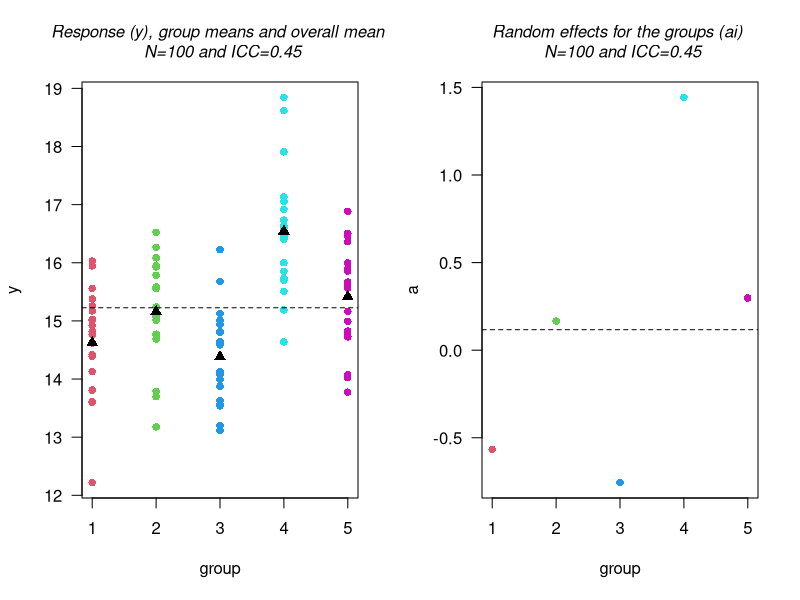
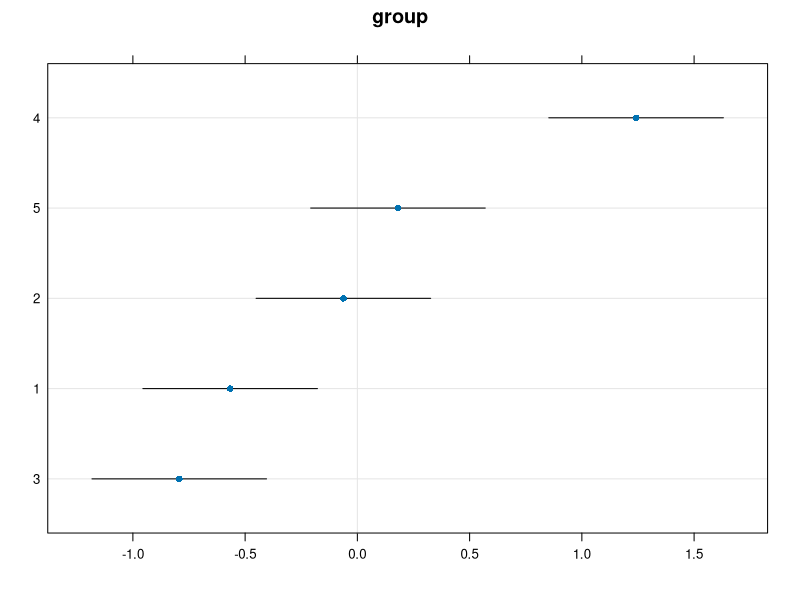
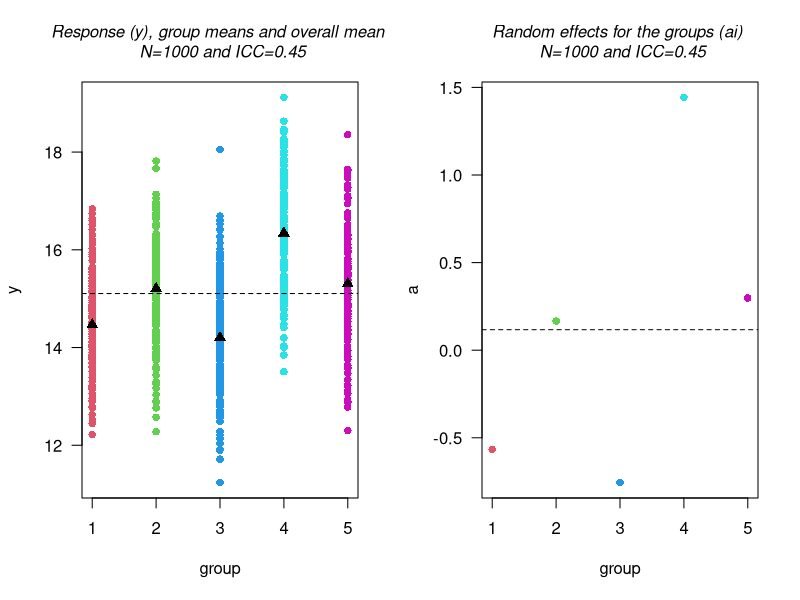
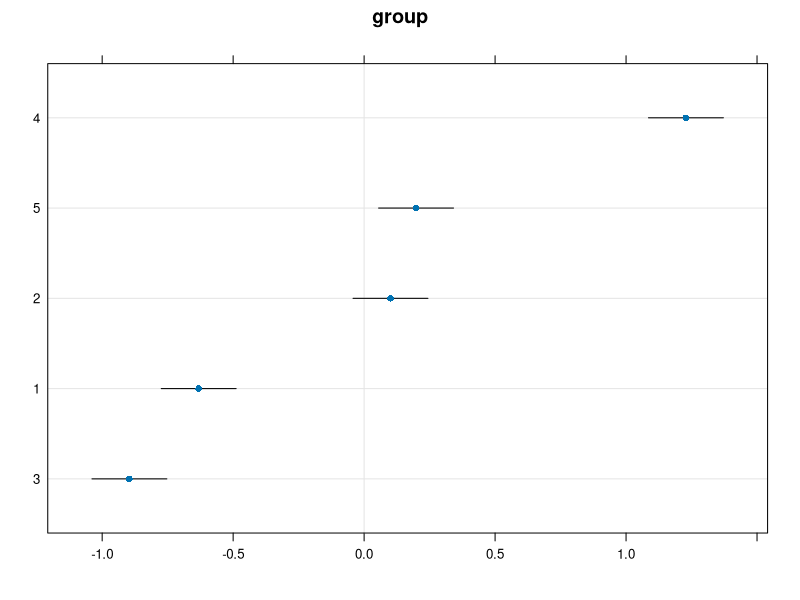
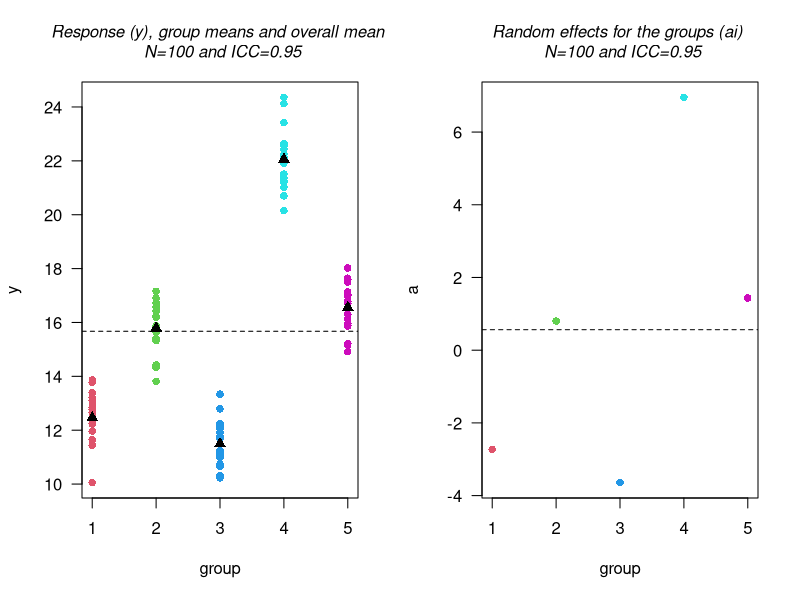
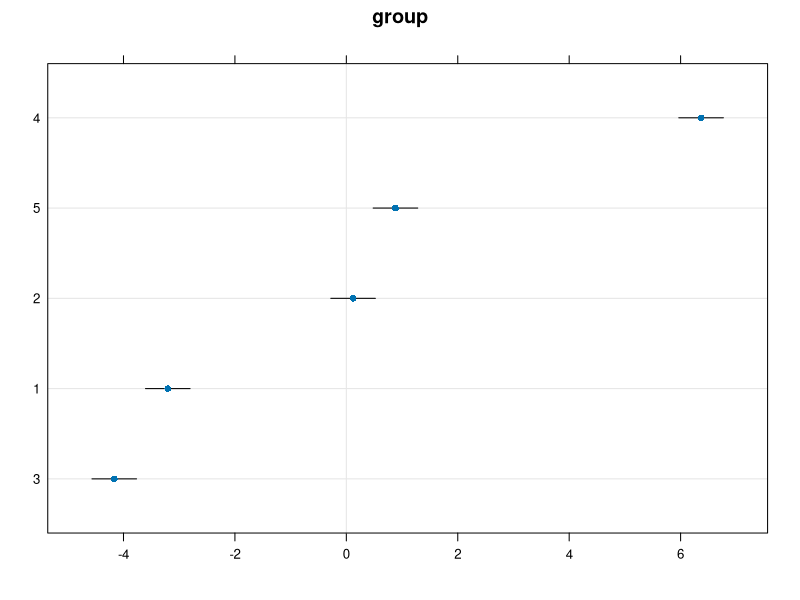
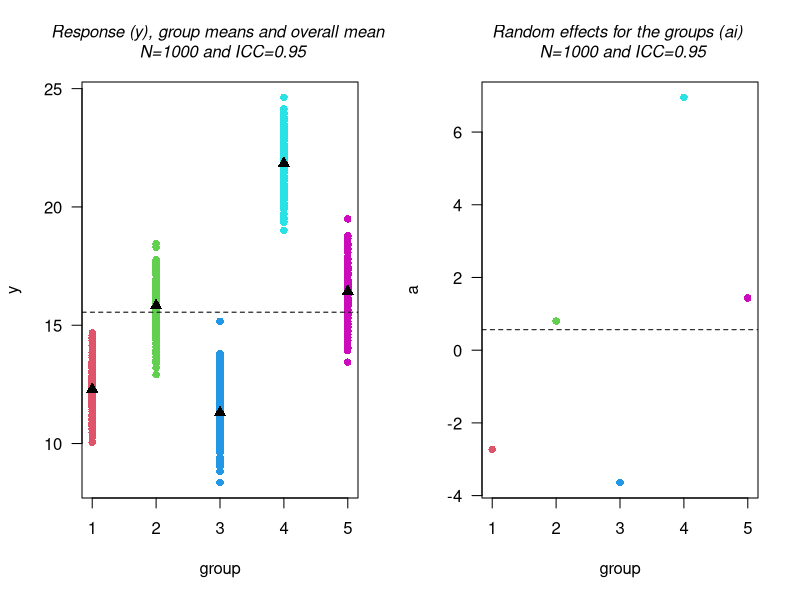
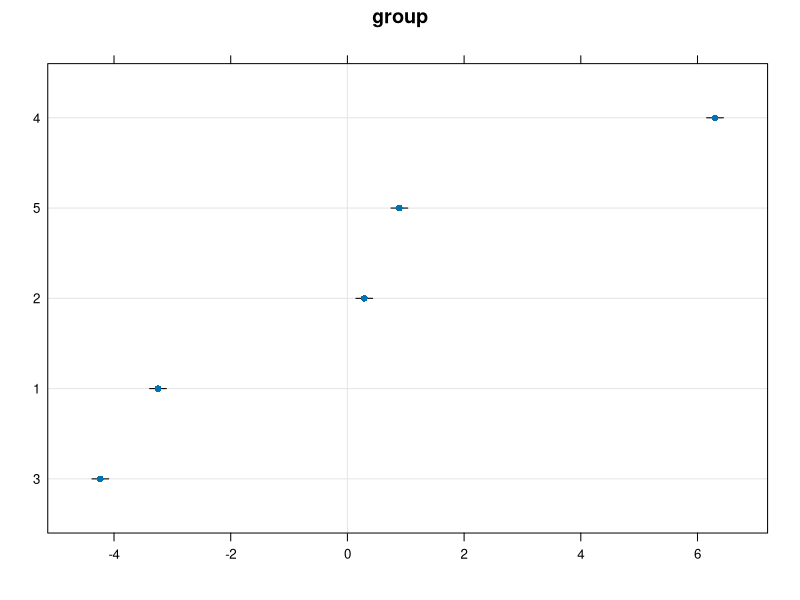

The R script that drew these images, in order:
library(lmerTest)

rm(list = ls())


#---------------------------------------------------
# Sample Size 100 and Intraclass correlation 0.45
#---------------------------------------------------

ni <- 20 # sample size for each group
ng <- 5  # number of groups
mu = 15  # mean value

#We want intraclasscorrelation to be 0.45.
#We fix sigmaeps^2=1.
#Solve for sigmaa^2=9/11

sigma_e = sqrt(1)   #residual error variance or experimental error
sigma_a= sqrt(9/11)  # standard deviation of the random factor
sigma_e^2 #1
sigma_a^2 #9/11

#Check if it is 0.45
sigma_a^2/(sigma_a^2+sigma_e^2)# intraclass correlation (ratio of intraclass variance to total variance)

N=ni*ng #Total number of observations

set.seed(1)
df10045 <- data.frame( sample = 1:(ni*ng),
                       group = factor(rep(1:ng, each = ni)),
                       epsilon = rnorm(n = ni*ng, mean = 0, sd = sigma_e))

# epsilon: N(0,1)
df10045$ai<-0.0
set.seed(1)
ai<-rnorm(n=ng,mean = 0, sd = sigma_a)
for(igroup in 1:ng){
  for(iobs in 1:ni){
    df10045[iobs+ ni*(igroup-1),4]<-ai[igroup]
  }
}

## Generate response:
df10045$mu<-mu
df10045$y<- df10045$mu + df10045$ai + df10045$epsilon

#Create plots
str(df10045)
head(df10045,22)

(ymeans10045<-with(df10045,tapply(y, group, mean)))

par(mfrow=c(1,2))
with(df10045, stripchart(y ~ group, xlab='group', ylab='y', 
                         vertical=TRUE,cex=1.0,pch=16, las=1, col=2:11))

points(1:5, ymeans10045, pch = 17, cex = 1.2, col = "black")
abline(h=mean(df10045$y), lty = 2)
title(main=list("Response (y), group means and overall mean \n N=100 and ICC=0.45",cex=1, col="black", font=3))

with(df10045, stripchart(ai ~ group, xlab='group', ylab='a', 
                         vertical=TRUE,cex=1.0,pch=16, las=1, col=2:11))

abline(h=(mean(df10045$ai)), lty = 2, col= "black")
title(main=list("Random effects for the groups (ai) \n N=100 and ICC=0.45",
                cex=1.0, col="black", font=3))

##Fit model
m_lmer10045<-lmer(y~ 1 + (1|group), data=df10045)

summary(m_lmer10045)
#Mu=15.2258

#Estimated ICC
0.6716 / (0.6716 + 0.8363)
#0.4453876

## Confidence interval for mean:
confint(m_lmer10045)
#(Intercept) 14.4135451 16.038087

fixef(m_lmer10045)
ranef(m_lmer10045) #BLUPS estimators

library(lattice)
dotplot(ranef(m_lmer10045, condVar=TRUE), strip = FALSE)


#---------------------------------------------------
# Sample Size 1000 and Intraclass correlation 0.45
#---------------------------------------------------

ni <- 200 # sample size for each group

N=ni*ng #Total number of observations

set.seed(1)
df100045 <- data.frame( sample = 1:(ni*ng),
                        group = factor(rep(1:ng, each = ni)),
                        epsilon = rnorm(n = ni*ng, mean = 0, sd = sigma_e))

# epsilon: N(0,1)
df100045$ai<-0.0
set.seed(1)
ai<-rnorm(n=ng,mean = 0, sd = sigma_a)
for(igroup in 1:ng){
  for(iobs in 1:ni){
    df100045[iobs+ni*(igroup-1),4]<-ai[igroup]
  }
}


## Generate response:
df100045$mu<-mu
df100045$y<- df100045$mu + df100045$ai + df100045$epsilon

#Create plots
str(df100045)
head(df100045,22)

(ymeans100045<-with(df100045,tapply(y, group, mean)))

par(mfrow=c(1,2))
with(df100045, stripchart(y ~ group, xlab='group', ylab='y', 
                          vertical=TRUE,cex=1.0,pch=16, las=1, col=2:11))

points(1:5, ymeans100045, pch = 17, cex = 1.2, col = "black")
abline(h=mean(df100045$y), lty = 2)
title(main=list("Response (y), group means and overall mean \n N=1000 and ICC=0.45",cex=1, col="black", font=3))

with(df100045, stripchart(ai ~ group, xlab='group', ylab='a', 
                          vertical=TRUE,cex=1.0,pch=16, las=1, col=2:11))

abline(h=(mean(df100045$ai)), lty = 2, col= "black")
title(main=list("Random effects for the groups (ai) \n N=1000 and ICC=0.45",
                cex=1.0, col="black", font=3))

##Fit model
m_lmer100045<-lmer(y~ 1 + (1|group), data=df100045)

summary(m_lmer100045)
#Mu=15.1053

#Estimated ICC
0.6955 / (0.6955 + 1.0725)
# 0.3933824

## Confidence interval for mean:
confint(m_lmer100045)
#(Intercept) 14.3001926 15.910369


fixef(m_lmer100045)
ranef(m_lmer100045) #BLUPS estimators

library(lattice)
dotplot(ranef(m_lmer100045, condVar=TRUE), strip = FALSE)


#---------------------------------------------------
# Sample Size 100 and Intraclass correlation 0.95
#---------------------------------------------------

ni <- 20 # sample size for each group

#We want intraclasscorrelation to be 0.95.
#We fix sigmaeps^2=1.
#Solve for sigma_a^2=19

sigma_a= sqrt(19)  # standard deviation of the random factor
sigma_a^2 #19

#Check if it is 0.95
sigma_a^2/(sigma_a^2+sigma_e^2)# intraclass correlation (ratio of intraclass variance to total variance)

N=ni*ng #Total number of observations

set.seed(1)
df10095 <- data.frame( sample = 1:(ni*ng),
                       group = factor(rep(1:ng, each = ni)),
                       epsilon = rnorm(n = ni*ng, mean = 0, sd = sigma_e))

# epsilon: N(0,1)
df10095$ai<-0.0
set.seed(1)
ai<-rnorm(n=ng,mean = 0, sd = sigma_a)
for(igroup in 1:ng){
  for(iobs in 1:ni){
    df10095[iobs+ ni*(igroup-1),4]<-ai[igroup]
  }
}

## Generate response:
df10095$mu<-mu
df10095$y<- df10095$mu + df10095$ai + df10095$epsilon

#Create plots
str(df10095)
head(df10095,22)

(ymeans10095<-with(df10095,tapply(y, group, mean)))

par(mfrow=c(1,2))
with(df10095, stripchart(y ~ group, xlab='group', ylab='y', 
                         vertical=TRUE,cex=1.0,pch=16, las=1, col=2:11))

points(1:5, ymeans10095, pch = 17, cex = 1.2, col = "black")
abline(h=mean(df10095$y), lty = 2)
title(main=list("Response (y), group means and overall mean \n N=100 and ICC=0.95",cex=1, col="black", font=3))

with(df10095, stripchart(ai ~ group, xlab='group', ylab='a', 
                         vertical=TRUE,cex=1.0,pch=16, las=1, col=2:11))

abline(h=(mean(df10095$ai)), lty = 2, col= "black")
title(main=list("Random effects for the groups (ai) \n N=100 and ICC=0.95",
                cex=1.0, col="black", font=3))

##Fit model
m_lmer10095<-lmer(y~ 1 + (1|group), data=df10095)

summary(m_lmer10095)
#Mu=15.672

#Estimated ICC
17.2827 / (17.2827  +  0.8363)
#0.953844

## Confidence interval for mean:
confint(m_lmer10095)
#(Intercept) 11.669524 19.675198

fixef(m_lmer10095)
ranef(m_lmer10095) #BLUPS estimators

library(lattice)
dotplot(ranef(m_lmer10095, condVar=TRUE), strip = FALSE)

#---------------------------------------------------
# Sample Size 1000 and Intraclass correlation 0.95
#---------------------------------------------------

ni <- 200 # sample size for each group

sigma_a= sqrt(19)  # standard deviation of the random factor
sigma_a^2 #19

#Check if it is 0.95
sigma_a^2/(sigma_a^2+sigma_e^2)# intraclass correlation (ratio of intraclass variance to total variance)

N=ni*ng #Total number of observations

set.seed(1)
df100095 <- data.frame( sample = 1:(ni*ng),
                        group = factor(rep(1:ng, each = ni)),
                        epsilon = rnorm(n = ni*ng, mean = 0, sd = sigma_e))

# epsilon: N(0,1)
df100095$ai<-0.0
set.seed(1)
ai<-rnorm(n=ng,mean = 0, sd = sigma_a)
for(igroup in 1:ng){
  for(iobs in 1:ni){
    df100095[iobs+ ni*(igroup-1),4]<-ai[igroup]
  }
}

## Generate response:
df100095$mu<-mu
df100095$y<- df100095$mu + df100095$ai + df100095$epsilon

#Create plots
str(df100095)
head(df100095,22)

(ymeans100095<-with(df100095,tapply(y, group, mean)))

par(mfrow=c(1,2))
with(df100095, stripchart(y ~ group, xlab='group', ylab='y', 
                          vertical=TRUE,cex=1.0,pch=16, las=1, col=2:11))

points(1:5, ymeans100095, pch = 17, cex = 1.2, col = "black")
abline(h=mean(df100095$y), lty = 2)
title(main=list("Response (y), group means and overall mean \n N=1000 and ICC=0.95",cex=1, col="black", font=3))

with(df100095, stripchart(ai ~ group, xlab='group', ylab='a', 
                          vertical=TRUE,cex=1.0,pch=16, las=1, col=2:11))

abline(h=(mean(df100095$ai)), lty = 2, col= "black")
title(main=list("Random effects for the groups (ai) \n N=1000 and ICC=0.95",
                cex=1.0, col="black", font=3))

##Fit model
m_lmer100095<-lmer(y~ 1 + (1|group), data=df100095)

summary(m_lmer100095)
#Mu=15.552

#Estimated ICC
17.265 / (17.265  + 1.073)
# 0.9414876

## Confidence interval for mean:
confint(m_lmer100095)
#(Intercept) 11.5552062 19.548445


fixef(m_lmer100095)
ranef(m_lmer100095) #BLUPS estimators

library(lattice)
dotplot(ranef(m_lmer100095, condVar=TRUE), strip = FALSE)


#---------------------------------------------------
# Sample Size 100 and Intraclass correlation 0
#---------------------------------------------------

ni <- 20 # sample size for each group

#We want intraclasscorrelation to be 0.
#We fix sigmaeps^2=1.
#Solve for sigmaa^2=0

sigma_a= sqrt(0)  # standard deviation of the random factor
sigma_a^2 #0

#Check if it is 0
sigma_a^2/(sigma_a^2+sigma_e^2)# intraclass correlation (ratio of intraclass variance to total variance)

N=ni*ng #Total number of observations

set.seed(1)
df100 <- data.frame( sample = 1:(ni*ng),
                     group = factor(rep(1:ng, each = ni)),
                     epsilon = rnorm(n = ni*ng, mean = 0, sd = sigma_e))

# epsilon: N(0,1)
df100$ai<-0.0
set.seed(1)
ai<-rnorm(n=ng,mean = 0, sd = sigma_a)
for(igroup in 1:ng){
  for(iobs in 1:ni){
    df100[iobs+ ni*(igroup-1),4]<-ai[igroup]
  }
}

## Generate response:
df100$mu<-mu
df100$y<- df100$mu + df100$ai + df100$epsilon

#Create plots
str(df100)
head(df100,22)

(ymeans100<-with(df100,tapply(y, group, mean)))

par(mfrow=c(1,2))
with(df100, stripchart(y ~ group, xlab='group', ylab='y', 
                       vertical=TRUE,cex=1.0,pch=16, las=1, col=2:11))

points(1:5, ymeans100, pch = 17, cex = 1.2, col = "black")
abline(h=mean(df100$y), lty = 2)
title(main=list("Response (y), group means and overall mean \n N=100 and ICC=0",cex=1, col="black", font=3))

with(df100, stripchart(ai ~ group, xlab='group', ylab='a', 
                       vertical=TRUE,cex=1.0,pch=16, las=1, col=2:11))

abline(h=(mean(df100$ai)), lty = 2, col= "black")
title(main=list("Random effects for the groups (ai) \n N=100 and ICC=0",
                cex=1.0, col="black", font=3))


##Fit model
m_lmer100<-lmer(y~ 1 + (1|group), data=df100)

summary(m_lmer100)
#Mu=15.10889

#Estimated ICC
0 / (0  + 0.8068)
# 0

## Confidence interval for mean:
confint(m_lmer100)
#(Intercept) 14.932236 15.2855390


fixef(m_lmer100)
ranef(m_lmer100) #BLUPS estimators

library(lattice)
dotplot(ranef(m_lmer100, condVar=TRUE), strip = FALSE)

#---------------------------------------------------
# Sample Size 1000 and Intraclass correlation 0
#---------------------------------------------------

ni <- 200 # sample size for each group

N=ni*ng #Total number of observations

set.seed(1)
df1000 <- data.frame( sample = 1:(ni*ng),
                      group = factor(rep(1:ng, each = ni)),
                      epsilon = rnorm(n = ni*ng, mean = 0, sd = sigma_e))

# epsilon: N(0,1)
df1000$ai<-0.0
set.seed(1)
ai<-rnorm(n=ng,mean = 0, sd = sigma_a)
for(igroup in 1:ng){
  for(iobs in 1:ni){
    df1000[iobs+ ni*(igroup-1),4]<-ai[igroup]
  }
}

## Generate response:
df1000$mu<-mu
df1000$y<- df1000$mu + df1000$ai + df1000$epsilon

#Create plots
str(df1000)
head(df1000,22)

(ymeans1000<-with(df1000,tapply(y, group, mean)))

par(mfrow=c(1,2))
with(df1000, stripchart(y ~ group, xlab='group', ylab='y', 
                        vertical=TRUE,cex=1.0,pch=16, las=1, col=2:11))

points(1:5, ymeans1000, pch = 17, cex = 1.2, col = "black")
abline(h=mean(df1000$y), lty = 2)
title(main=list("Response (y), group means and overall mean \n N=1000 and ICC=0",cex=1, col="black", font=3))

with(df1000, stripchart(ai ~ group, xlab='group', ylab='a', 
                        vertical=TRUE,cex=1.0,pch=16, las=1, col=2:11))

abline(h=(mean(df1000$ai)), lty = 2, col= "black")
title(main=list("Random effects for the groups (ai) \n N=1000 and ICC=0",
                cex=1.0, col="black", font=3))

##Fit model
m_lmer1000<-lmer(y~ 1 + (1|group), data=df1000)

summary(m_lmer1000)
#Mu=14.98835

#Estimated ICC
0 / (0  + 1.071 )
#NA

## Confidence interval for mean:
confint(m_lmer1000)
#(Intercept) 14.9241787 15.0525250

fixef(m_lmer1000)
ranef(m_lmer1000) #BLUPS estimators

library(lattice)
dotplot(ranef(m_lmer1000, condVar=TRUE), strip = FALSE)

#--------------------
# Combined Plots
#--------------------

#PLOT RESPONSE
par(mfrow=c(2,3))

#N=100 ICC=0
with(df100, stripchart(y ~ group, xlab='group', ylab='y', 
                       vertical=TRUE,cex=1.0,pch=16, las=1, col=2:11))

points(1:5, ymeans100, pch = 17, cex = 1.2, col = "black")
abline(h=mean(df100$y), lty = 2)
title(main=list("N=100 and ICC=0",cex=1, col="black", font=3))

#N=100 ICC=0.45
with(df10045, stripchart(y ~ group, xlab='group', ylab='y', 
                         vertical=TRUE,cex=1.0,pch=16, las=1, col=2:11))

points(1:5, ymeans10045, pch = 17, cex = 1.2, col = "black")
abline(h=mean(df10045$y), lty = 2)
title(main=list("N=100 and ICC=0.45",cex=1, col="black", font=3))

#N=100 ICC=0.95
with(df10095, stripchart(y ~ group, xlab='group', ylab='y', 
                         vertical=TRUE,cex=1.0,pch=16, las=1, col=2:11))

points(1:5, ymeans10095, pch = 17, cex = 1.2, col = "black")
abline(h=mean(df10095$y), lty = 2)
title(main=list("N=100 and ICC=0.95",cex=1, col="black", font=3))

#N=1000 ICC=0
with(df1000, stripchart(y ~ group, xlab='group', ylab='y', 
                        vertical=TRUE,cex=1.0,pch=16, las=1, col=2:11))

points(1:5, ymeans1000, pch = 17, cex = 1.2, col = "black")
abline(h=mean(df1000$y), lty = 2)
title(main=list("N=1000 and ICC=0",cex=1, col="black", font=3))

#N=1000 ICC=0.45
with(df100045, stripchart(y ~ group, xlab='group', ylab='y', 
                          vertical=TRUE,cex=1.0,pch=16, las=1, col=2:11))

points(1:5, ymeans100045, pch = 17, cex = 1.2, col = "black")
abline(h=mean(df100045$y), lty = 2)
title(main=list("N=1000 and ICC=0.45",cex=1, col="black", font=3))

#N=1000 ICC=0.95
with(df100095, stripchart(y ~ group, xlab='group', ylab='y', 
                          vertical=TRUE,cex=1.0,pch=16, las=1, col=2:11))

points(1:5, ymeans100095, pch = 17, cex = 1.2, col = "black")
abline(h=mean(df100095$y), lty = 2)
title(main=list("N=1000 and ICC=0.95",cex=1, col="black", font=3))



#Plot RANDOM EFFECT
par(mfrow=c(2,3))

#N=100 ICC=0
with(df100, stripchart(ai ~ group, xlab='group', ylab='a', 
                       vertical=TRUE,cex=1.0,pch=16, las=1, col=2:11))

abline(h=(mean(df100$ai)), lty = 2, col= "black")
title(main=list("Random effects for the groups (ai) \n N=100 and ICC=0",
                cex=1.0, col="black", font=3))



#N=100 ICC=0.45
with(df10045, stripchart(ai ~ group, xlab='group', ylab='a', 
                         vertical=TRUE,cex=1.0,pch=16, las=1, col=2:11))

abline(h=(mean(df10045$ai)), lty = 2, col= "black")
title(main=list("Random effects for the groups (ai) \n N=100 and ICC=0.45",
                cex=1.0, col="black", font=3))

#N=100 ICC=0.95
with(df10095, stripchart(ai ~ group, xlab='group', ylab='a', 
                         vertical=TRUE,cex=1.0,pch=16, las=1, col=2:11))

abline(h=(mean(df10095$ai)), lty = 2, col= "black")
title(main=list("Random effects for the groups (ai) \n N=100 and ICC=0.95",
                cex=1.0, col="black", font=3))


#N=1000 ICC=0
with(df1000, stripchart(ai ~ group, xlab='group', ylab='a', 
                        vertical=TRUE,cex=1.0,pch=16, las=1, col=2:11))

abline(h=(mean(df1000$ai)), lty = 2, col= "black")
title(main=list("Random effects for the groups (ai) \n N=1000 and ICC=0",
                cex=1.0, col="black", font=3))


#N=1000 ICC=0.45
with(df100045, stripchart(ai ~ group, xlab='group', ylab='a', 
                          vertical=TRUE,cex=1.0,pch=16, las=1, col=2:11))

abline(h=(mean(df100045$ai)), lty = 2, col= "black")
title(main=list("Random effects for the groups (ai) \n N=1000 and ICC=0.45",
                cex=1.0, col="black", font=3))


#N=1000 ICC=0.95
with(df100095, stripchart(ai ~ group, xlab='group', ylab='a', 
                          vertical=TRUE,cex=1.0,pch=16, las=1, col=2:11))

abline(h=(mean(df100095$ai)), lty = 2, col= "black")
title(main=list("Random effects for the groups (ai) \n N=1000 and ICC=0.95",
                cex=1.0, col="black", font=3))



#PLOT DOTPLOT
library(lattice)
library(gridExtra)
library(grid)

# Generate lattice dotplots and save them to a list
plots <- list(
  dotplot(ranef(m_lmer100, condVar = TRUE), strip = FALSE, sub = "N=100 and ICC=0"),
  dotplot(ranef(m_lmer10045, condVar = TRUE), strip = FALSE, sub = "N=100 and ICC=0.45"),
  dotplot(ranef(m_lmer10095, condVar = TRUE), strip = FALSE, sub = "N=100 and ICC=0.95"),
  dotplot(ranef(m_lmer1000, condVar = TRUE), strip = FALSE, sub = "N=1000 and ICC=0"),
  dotplot(ranef(m_lmer100045, condVar = TRUE), strip = FALSE, sub = "N=1000 and ICC=0.45"),
  dotplot(ranef(m_lmer100095, condVar = TRUE), strip = FALSE, sub = "N=1000 and ICC=0.95")
)

# Create a function to capture and convert each plot to a grob
grob_list <- lapply(plots, function(p) {
  grid.grabExpr(print(p))
})

# Arrange the grobs in a 2x3 layout
grid.arrange(grobs = grob_list, ncol = 3)
